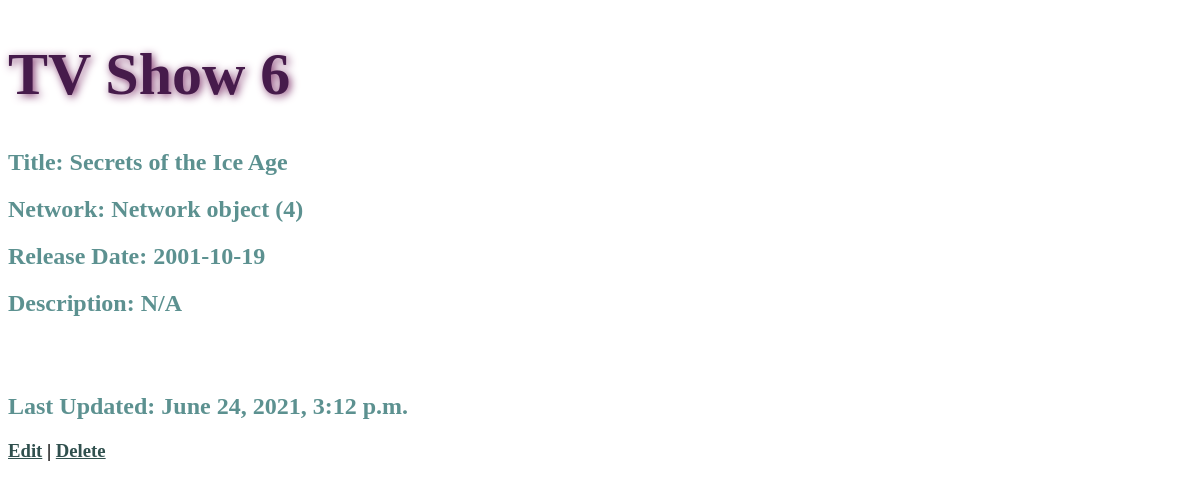
The page /shows/6 on the database its author committed.
### tv_shows/models.py (models this page shows, shortened)
class Show(models.Model):
    title = models.CharField(max_length=50)
    network = models.ForeignKey(Network, related_name="shows", on_delete=models.CASCADE)
    release_date = models.CharField(max_length=15, default="2001-10-19")
    description = models.TextField(default="N/A")
    created_at = models.DateTimeField(auto_now_add=True)
    updated_at = models.DateTimeField(auto_now = True)
    objects = ErrManager()

class Network(models.Model):
    name = models.CharField(max_length=30)
    created_at = models.DateTimeField(auto_now_add=True)
    updated_at = models.DateTimeField(auto_now = True)

### tv_shows/views.py (the view)
# urls.py: path('shows/<int:show_id>', views.show_info),
def show_info(request, show_id):
    this_show = Show.objects.get(id=show_id)
    context = {"show": this_show}
    return render(request, "show_details_view.html", context)

### tv_shows/templates/show_details_view.html (shortened to what this page needs)
<!DOCTYPE html>
<html lang="en">
<head>
    {% load staticfiles %}
    <link rel="stylesheet" href="{% static 'css/style.css' %}">
</head>
<body>
    <h1>TV Show {{show.id}}</h1>
        <h2>Title: {{show.title}}</h2>
        <h2>Network: {{show.network}}</h2>
        <h2>Release Date: {{show.release_date}}</h2>
        <h2>Description: {{show.description}}</h2>
        <br>
        <br>
        <h2>Last Updated: {{show.updated_at}}</h2>
        <h3><a href="/shows/{{show.id}}/edit">Edit</a> | <a href="/shows/{{show.id}}/delete">Delete</a></h3>
</body>
</html>

### tv_shows/static/css/style.css (style rules this page uses)
* { font-family: "American Typewriter", “Playfair Display”, “Didot”, "Times New Roman", Times, serif; }
h1 { color: rgb(70, 27, 75); text-shadow: 2px 2px 8px rgb(129, 55, 110); font-size: 60px; }
h2 { color: rgb(92, 145, 144); }
a:link { color: rgb(48, 80, 78); }

### rows shown on the page
Show: id "6", title "Secrets of the Ice Age", network "Network object (4)", release_date "2001-10-19", description "N/A", updated_at "June 24, 2021, 3:12 p.m."
